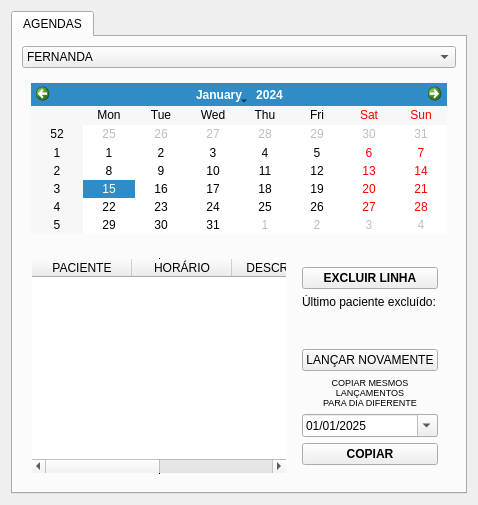
            <widget class="QWidget" name="pagina_agendas">
             <attribute name="title">
              <string>Agendas</string>
             </attribute>
             <layout class="QVBoxLayout" name="verticalLayout_11">
              <item>
               <widget class="QTabWidget" name="paginas_agendas">
                <property name="currentIndex">
                 <number>0</number>
                </property>
                <widget class="QWidget" name="agenda_junia">
                 <attribute name="title">
                  <string>AGENDAS</string>
                 </attribute>
                 <layout class="QVBoxLayout" name="verticalLayout_14">
                  <item>
                   <widget class="QComboBox" name="combox_profissional_agenda">
                    <item>
                     <property name="text">
                      <string>FERNANDA</string>
                     </property>
                    </item>
                    <item>
                     <property name="text">
                      <string>JUNIA</string>
                     </property>
                    </item>
                   </widget>
                  </item>
                  <item>
                   <widget class="QFrame" name="frame_calendario_2">
                    <property name="maximumSize">
                     <size>
                      <width>16777215</width>
                      <height>210</height>
                     </size>
                    </property>
                    <property name="frameShape">
                     <enum>QFrame::Shape::NoFrame</enum>
                    </property>
                    <property name="frameShadow">
                     <enum>QFrame::Shadow::Raised</enum>
                    </property>
                    <layout class="QVBoxLayout" name="verticalLayout_15">
                     <item>
                      <widget class="QCalendarWidget" name="calendario_agenda"/>
                     </item>
                    </layout>
                   </widget>
                  </item>
                  <item>
                   <widget class="QFrame" name="frame_agenda_junia">
                    <property name="frameShape">
                     <enum>QFrame::Shape::NoFrame</enum>
                    </property>
                    <property name="frameShadow">
                     <enum>QFrame::Shadow::Raised</enum>
                    </property>
                    <layout class="QHBoxLayout" name="horizontalLayout_7">
                     <item>
                      <widget class="QTableWidget" name="tabela_horarios">
                       <property name="maximumSize">
                        <size>
                         <width>400</width>
                         <height>16777215</height>
                        </size>
                       </property>
                       <property name="contextMenuPolicy">
                        <enum>Qt::ContextMenuPolicy::DefaultContextMenu</enum>
                       </property>
                       <property name="frameShape">
                        <enum>QFrame::Shape::VLine</enum>
                       </property>
                       <property name="frameShadow">
                        <enum>QFrame::Shadow::Plain</enum>
                       </property>
                       <column>
                        <property name="text">
                         <string>PACIENTE</string>
                        </property>
                       </column>
                       <column>
                        <property name="text">
                         <string>HORÁRIO</string>
                        </property>
                       </column>
                       <column>
                        <property name="text">
                         <string>DESCRIÇÃO</string>
                        </property>
                       </column>
                       <column>
                        <property name="text">
                         <string>ID ATENDIMENTO</string>
                        </property>
                       </column>
                      </widget>
                     </item>
                     <item>
                      <widget class="QFrame" name="frame_3">
                       <property name="frameShape">
                        <enum>QFrame::Shape::NoFrame</enum>
                       </property>
                       <property name="frameShadow">
                        <enum>QFrame::Shadow::Raised</enum>
                       </property>
                       <layout class="QVBoxLayout" name="verticalLayout_22">
                        <item>
                         <widget class="QPushButton" name="excluir_linha">
                          <property name="font">
                           <font>
                            <bold>true</bold>
                           </font>
                          </property>
                          <property name="text">
                           <string>EXCLUIR LINHA</string>
                          </property>
                          <property name="icon">
                           <iconset resource="icons.qrc">
                            <normaloff>:/icons/excluir.svg</normaloff>:/icons/excluir.svg</iconset>
                          </property>
                          <property name="iconSize">
                           <size>
                            <width>13</width>
                            <height>13</height>
                           </size>
                          </property>
                          <property name="class" stdset="0">
                           <string/>
                          </property>
                         </widget>
                        </item>
                        <item>
                         <widget class="QLabel" name="titulo_ultimo_paciente_excluido_2">
                          <property name="text">
                           <string>Último paciente excluído:</string>
                          </property>
                         </widget>
                        </item>
                        <item>
                         <widget class="QLabel" name="texto_ultimo_paciente_lancado_2">
                          <property name="sizePolicy">
                           <sizepolicy hsizetype="Preferred" vsizetype="Expanding">
                            <horstretch>0</horstretch>
                            <verstretch>0</verstretch>
                           </sizepolicy>
                          </property>
                          <property name="text">
                           <string>&lt;html&gt;&lt;head/&gt;&lt;body&gt;&lt;p&gt;&lt;br/&gt;&lt;/p&gt;&lt;/body&gt;&lt;/html&gt;</string>
                          </property>
                         </widget>
                        </item>
                        <item>
                         <widget class="QPushButton" name="lancar_paciente_novamente">
                          <property name="text">
                           <string>LANÇAR NOVAMENTE</string>
                          </property>
                         </widget>
                        </item>
                        <item>
                         <spacer name="verticalSpacer_3">
                          <property name="orientation">
                           <enum>Qt::Orientation::Vertical</enum>
                          </property>
                          <property name="sizeType">
                           <enum>QSizePolicy::Policy::Preferred</enum>
                          </property>
                          <property name="sizeHint" stdset="0">
                           <size>
                            <width>20</width>
                            <height>0</height>
                           </size>
                          </property>
                         </spacer>
                        </item>
                        <item>
                         <widget class="QLabel" name="texto_copiar_lancamento">
                          <property name="text">
                           <string>&lt;html&gt;&lt;head/&gt;&lt;body&gt;&lt;p align=&quot;center&quot;&gt;&lt;span style=&quot; font-size:7pt;&quot;&gt;COPIAR MESMOS &lt;br/&gt;LANÇAMENTOS&lt;br/&gt;PARA DIA DIFERENTE&lt;/span&gt;&lt;/p&gt;&lt;/body&gt;&lt;/html&gt;</string>
                          </property>
                         </widget>
                        </item>
                        <item>
                         <widget class="QDateEdit" name="input_data_para_lancamento_copiado">
                          <property name="minimumDateTime">
                           <datetime>
                            <hour>0</hour>
                            <minute>0</minute>
                            <second>0</second>
                            <year>2025</year>
                            <month>1</month>
                            <day>1</day>
                           </datetime>
                          </property>
                          <property name="maximumDate">
                           <date>
                            <year>2050</year>
                            <month>12</month>
                            <day>31</day>
                           </date>
                          </property>
                          <property name="displayFormat">
                           <string>dd/MM/yyyy</string>
                          </property>
                          <property name="calendarPopup">
                           <bool>true</bool>
                          </property>
                         </widget>
                        </item>
                        <item>
                         <widget class="QPushButton" name="botao_copiar_lancamento">
                          <property name="font">
                           <font>
                            <bold>true</bold>
                           </font>
                          </property>
                          <property name="text">
                           <string>COPIAR</string>
                          </property>
                          <property name="icon">
                           <iconset resource="icons.qrc">
                            <normaloff>:/icons/copiar.svg</normaloff>:/icons/copiar.svg</iconset>
                          </property>
                          <property name="iconSize">
                           <size>
                            <width>15</width>
                            <height>15</height>
                           </size>
                          </property>
                         </widget>
                        </item>
                       </layout>
                      </widget>
                     </item>
                    </layout>
                   </widget>
                  </item>
                 </layout>
                </widget>
               </widget>
              </item>
             </layout>
            </widget>
